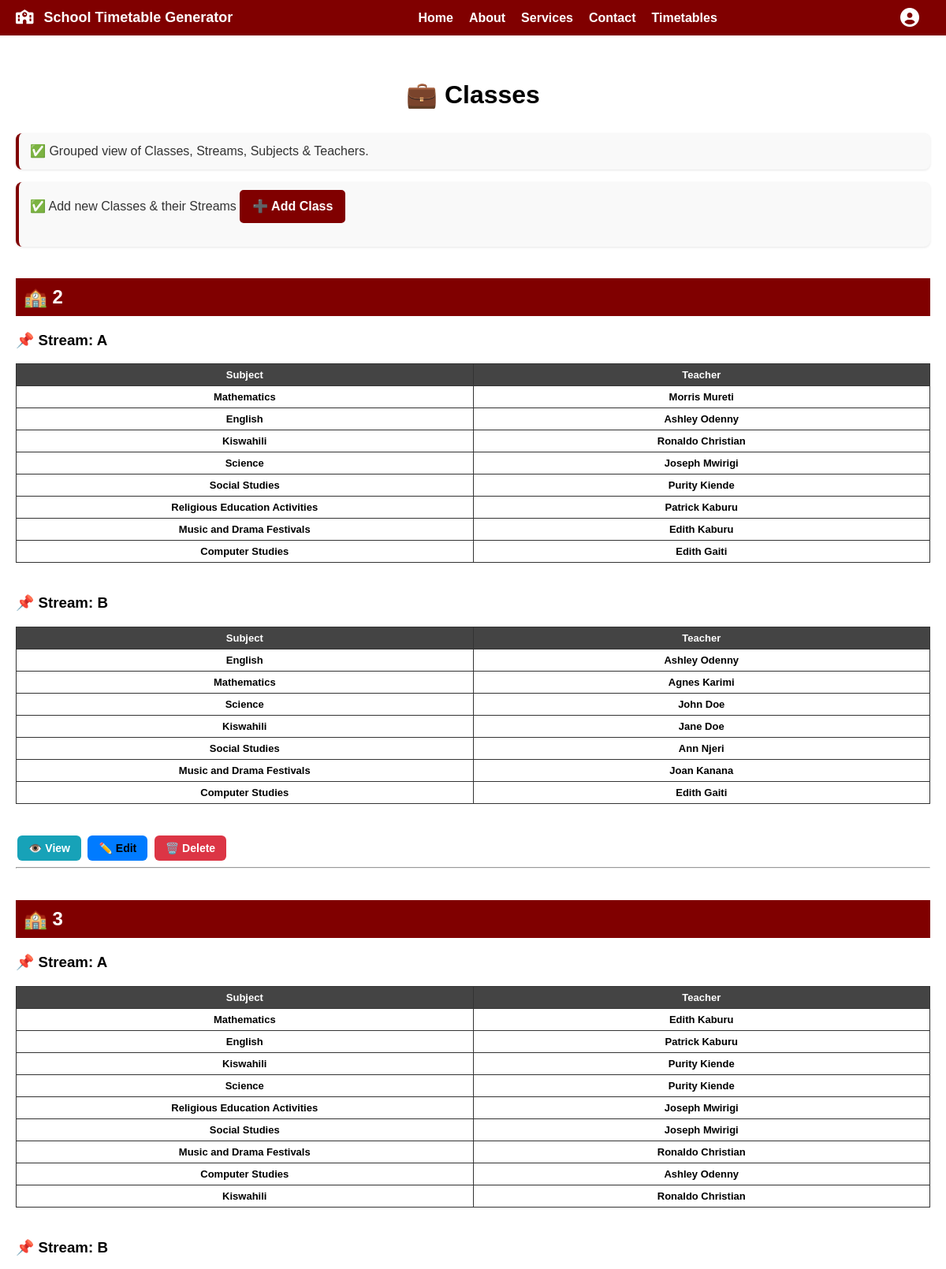
Screenshot of /timetables/classes/ (signed in, upper part) with the database file from the repository.
### timetables/models.py (models this page shows, shortened)
class SchoolClass(models.Model):
    school = models.ForeignKey('accounts.School', on_delete=models.CASCADE, related_name='classes',default=1)
    name = models.CharField(max_length=50)

class Stream(models.Model):
    school_class = models.ForeignKey(SchoolClass, on_delete=models.CASCADE, related_name='streams')
    name = models.CharField(max_length=10)  # e.g., "A"

class StreamSubjectTeacher(models.Model):
    stream = models.ForeignKey(Stream, on_delete=models.CASCADE)
    subject = models.ForeignKey(Subject, on_delete=models.CASCADE)
    teacher = models.ForeignKey(Teacher, on_delete=models.CASCADE)

class Subject(models.Model):
    name = models.CharField(max_length=100)

class Teacher(models.Model):
    name = models.CharField(max_length=100)
    teacher_id = models.CharField(max_length=20, unique=True)

### timetables/views.py (the view)
# urls.py: path('classes/', views.list_classes, name='classes'),
@login_required
def list_classes(request):
    classes = SchoolClass.objects.all()
    page_number = request.GET.get('page')
    class_data = []
    for cls in classes:
        streams_data = []
        for stream in cls.streams.all():
            assignments = StreamSubjectTeacher.objects.filter(stream=stream)
            streams_data.append({
                'stream': stream,
                'assignments': assignments
            })
        class_data.append({
            'class': cls,
            'streams_data': streams_data
        })
    paginator = Paginator(class_data, 10)
    page_obj = paginator.get_page(page_number)
    return render(request, 'list_classes.html', {
        'class_data': page_obj,
        'page_obj': page_obj
    })

### templates/list_classes.html (shortened to what this page needs)
{% extends 'base.html' %}
{% block content %}
<h1>💼 Classes</h1>
<p>✅ Grouped view of Classes, Streams, Subjects & Teachers.</p>
<p>✅ Add new Classes & their Streams <a href="{% url 'add_class' %}" class="btn-global">➕ Add Class</a></p>
{% for item in class_data %}
  <div class="class-group">
    <h2>🏫 {{ item.class.name }}</h2>
    {% if item.streams_data %}
      {% for sd in item.streams_data %}
        <h3>📌 Stream: {{ sd.stream.name }}</h3>
        {% if sd.assignments %}
          <table>
            <tr>
              <th>Subject</th>
              <th>Teacher</th>
            </tr>
            {% for stt in sd.assignments %}
              <tr>
                <td>{{ stt.subject.name }}</td>
                <td>{{ stt.teacher.name }}</td>
              </tr>
            {% endfor %}
          </table>
        {% else %}
          <p>No subjects assigned for this stream.</p>
        {% endif %}
      {% endfor %}
    {% else %}
      <p>No streams added yet.</p>
    {% endif %}
    <div class="actions">
      <a href="{% url 'view_class' item.class.id %}" class="action-btn view">👁️ View</a>
      <a href="{% url 'edit_class' item.class.id %}" class="action-btn edit">✏️ Edit</a>
      <a href="{% url 'delete_class' item.class.id %}" class="action-btn delete">🗑️ Delete</a>
    </div>
  </div>
  <hr>
{% endfor %}
{% endblock %}

### static/css/style.css (style rules this page uses)
body { font-family: Arial, sans-serif; margin: 0; padding-top: 60px; overflow-x: hidden; }
.btn-global { display: inline-block; background: maroon; color: white; padding: 8px 16px; border-radius: 5px; text-decoration: none; font-weight: bold; transition: background 0.2s ease-in-out; margin-bottom: 20px; }
main p { font-size: 16px; line-height: 1.6; color: #333; margin-bottom: 12px; background: #f9f9f9; border-left: 4px solid maroon; padding: 10px 14px; border-radius: 8px; box-shadow: 0 1px 3px rgba(0,0,0,0.1); }
main p a { color: maroon; font-weight: 600; text-decoration: none; transition: 0.3s ease; }
h1 { text-align: center; margin-bottom: 30px; font-weight: bold; }
h2 { background: maroon; color: white; padding: 10px; margin-top: 40px; }
table { border-collapse: collapse; width: 100%; margin-bottom: 40px; background: white; table-layout: fixed; }
th, td { border: 1px solid #333; text-align: center; padding: 6px; font-size: 13px; font-weight: bold; word-wrap: break-word; }
th { background: #444; color: white; }
.action-btn { display: inline-block; padding: 4px 8px; margin: 0 2px; border-radius: 4px; text-decoration: none; font-size: 14px; transition: background 0.2s ease-in-out; }
.action-btn.view { background: #17a2b8; color: white; }
.action-btn.edit { background: #ffc107; color: black; }
.action-btn.delete { background: #dc3545; color: white; }
.action-btn { display: inline-block; padding: 8px 14px; border-radius: 6px; text-decoration: none; font-weight: bold; color: white; }
.action-btn.edit { background: #007bff; }
.action-btn.delete { background: #dc3545; }
.action-btn.view { background: #17a2b8; }

### rows the page displays
SchoolClass: class.name "2"
Stream: stream.name "A"
StreamSubjectTeacher: subject.name "Mathematics", teacher.name "Morris Mureti"
StreamSubjectTeacher: subject.name "English", teacher.name "Ashley Odenny"
StreamSubjectTeacher: subject.name "Kiswahili", teacher.name "Ronaldo Christian"
StreamSubjectTeacher: subject.name "Science", teacher.name "Joseph Mwirigi"
StreamSubjectTeacher: subject.name "Social Studies", teacher.name "Purity Kiende"
StreamSubjectTeacher: subject.name "Religious Education Activities", teacher.name "Patrick Kaburu"
StreamSubjectTeacher: subject.name "Music and Drama Festivals", teacher.name "Edith Kaburu"
StreamSubjectTeacher: subject.name "Computer Studies", teacher.name "Edith Gaiti"
Stream: stream.name "B"
StreamSubjectTeacher: subject.name "English", teacher.name "Ashley Odenny"
StreamSubjectTeacher: subject.name "Mathematics", teacher.name "Agnes Karimi"
StreamSubjectTeacher: subject.name "Science", teacher.name "John Doe"
StreamSubjectTeacher: subject.name "Kiswahili", teacher.name "Jane Doe"
StreamSubjectTeacher: subject.name "Social Studies", teacher.name "Ann Njeri"
StreamSubjectTeacher: subject.name "Music and Drama Festivals", teacher.name "Joan Kanana"
StreamSubjectTeacher: subject.name "Computer Studies", teacher.name "Edith Gaiti"
SchoolClass: class.name "3"
Stream: stream.name "A"
StreamSubjectTeacher: subject.name "Mathematics", teacher.name "Edith Kaburu"
StreamSubjectTeacher: subject.name "English", teacher.name "Patrick Kaburu"
StreamSubjectTeacher: subject.name "Kiswahili", teacher.name "Purity Kiende"
StreamSubjectTeacher: subject.name "Science", teacher.name "Purity Kiende"
StreamSubjectTeacher: subject.name "Religious Education Activities", teacher.name "Joseph Mwirigi"
StreamSubjectTeacher: subject.name "Social Studies", teacher.name "Joseph Mwirigi"
StreamSubjectTeacher: subject.name "Music and Drama Festivals", teacher.name "Ronaldo Christian"
StreamSubjectTeacher: subject.name "Computer Studies", teacher.name "Ashley Odenny"
StreamSubjectTeacher: subject.name "Kiswahili", teacher.name "Ronaldo Christian"
Stream: stream.name "B"
